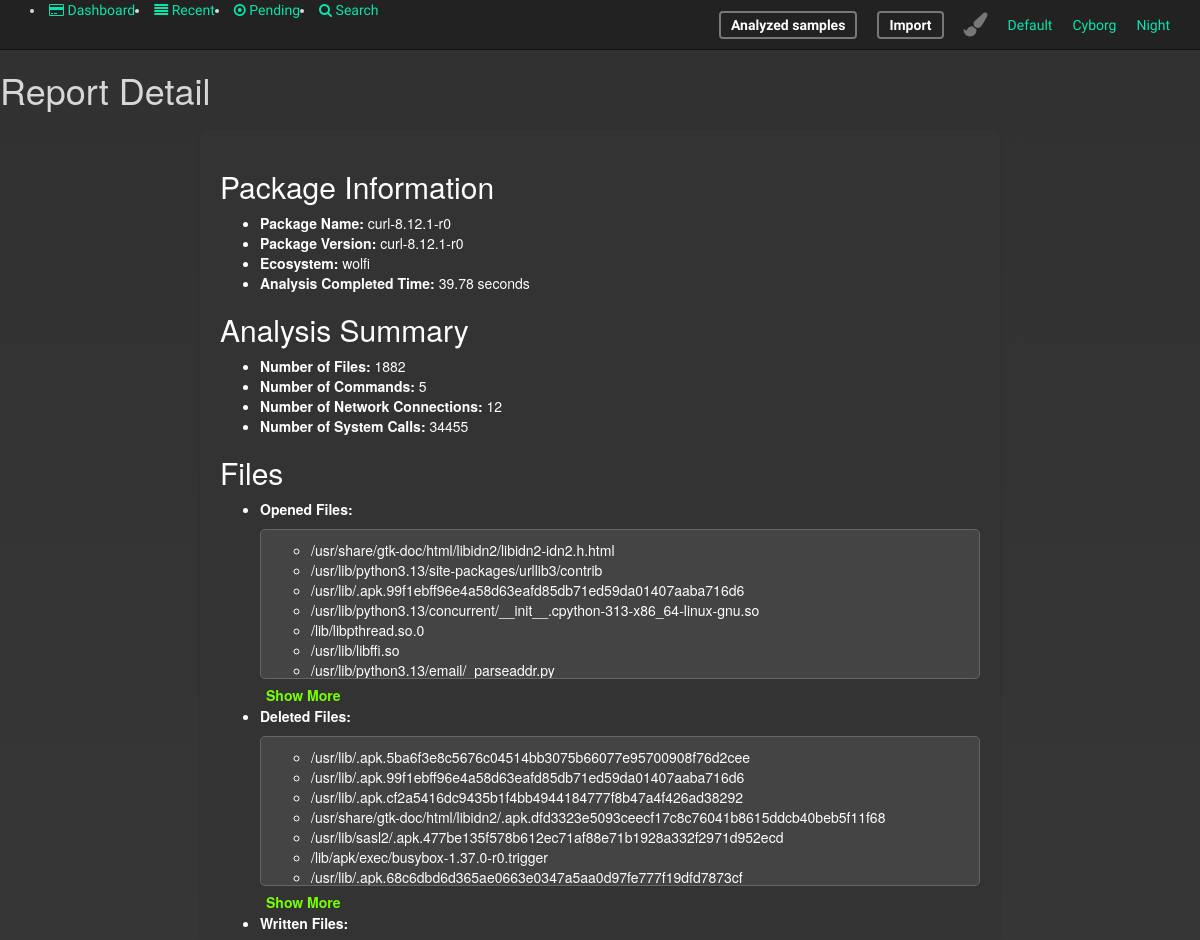
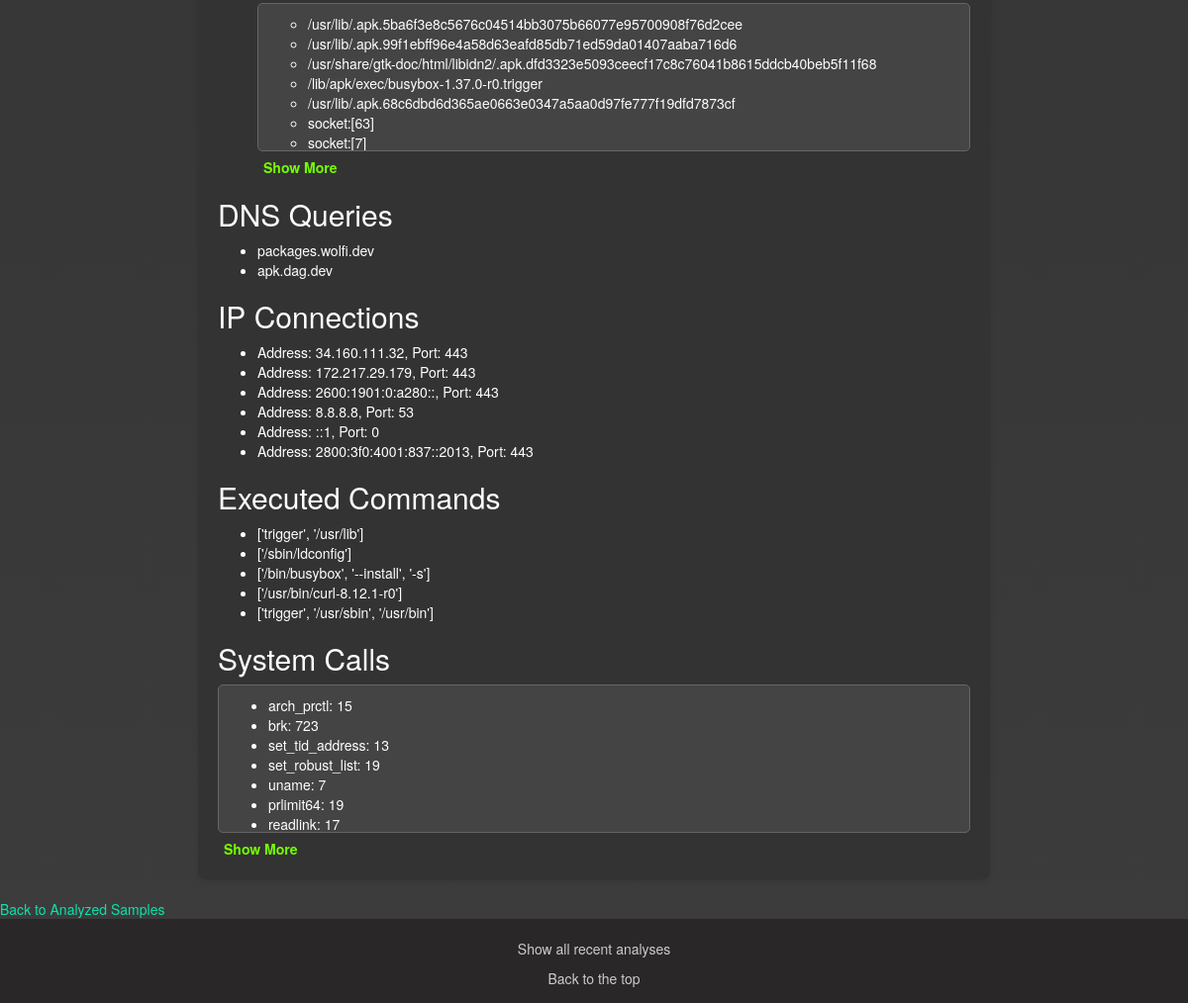
The page /package-analysis/report/44/ on the database its author committed (2 pictures, top to bottom).
### package_analysis/models.py (models this page shows, shortened)
class Report(models.Model):
    package = models.OneToOneField(Package, on_delete=models.CASCADE, related_name='report')
    time = models.FloatField()
    num_files = models.IntegerField()
    num_commands = models.IntegerField()
    num_network_connections = models.IntegerField()
    num_system_calls = models.IntegerField()
    files = models.JSONField(default=dict)  # Provide a default value
    dns = models.JSONField(default=list)  # Provide a default value
    ips = models.JSONField(default=list)  # Provide a default value
    commands = models.JSONField(default=list)  # Provide a default value
    syscalls = models.JSONField(default=list)  # Provide a default value

class Package(models.Model):
    package_name = models.CharField(max_length=20)
    package_version = models.CharField(max_length=20)
    ecosystem = models.CharField(max_length=20)

### package_analysis/views.py (the view)
# urls.py: path("report/<int:report_id>/", views.report_detail, name="report"),
def report_detail(request, report_id):
    report = Report.objects.get(pk=report_id)
    return render(request, 'package_analysis/report_detail.html', {'report': report})

### package_analysis/templates/package_analysis/report_detail.html (shortened to what this page needs)
{% extends "package_analysis/layout.html" %}
{% block body %}
<h1>Report Detail</h1>
<div class="report-details">
    <h2>Package Information</h2>
    <ul>
        <li><strong>Package Name:</strong> {{ report.package.package_name }}</li>
        <li><strong>Package Version:</strong> {{ report.package.package_version }}</li>
        <li><strong>Ecosystem:</strong> {{ report.package.ecosystem }}</li>
        <li><strong>Analysis Completed Time:</strong> {{ report.time|floatformat:2 }} seconds</li>
    </ul>
    <h2>Analysis Summary</h2>
    <ul>
        <li><strong>Number of Files:</strong> {{ report.num_files }}</li>
        <li><strong>Number of Commands:</strong> {{ report.num_commands }}</li>
        <li><strong>Number of Network Connections:</strong> {{ report.num_network_connections }}</li>
        <li><strong>Number of System Calls:</strong> {{ report.num_system_calls }}</li>
    </ul>
    <h2>Files</h2>
        <ul>
            <li><strong>Opened Files:</strong>
            <div class="collapsible">
                <ul>
                    {% for path in report.files.read %}
                    <li>{{ path }}</li>
                    {% endfor %}
                </ul>
            </div>
            <button class="toggle-btn">Show More</button>
            </li>
            <li><strong>Deleted Files:</strong>
            <div class="collapsible">
                <ul>
                    {% for path in report.files.delete %}
                    <li>{{ path }}</li>
                    {% endfor %}
                </ul>
            </div>
            <button class="toggle-btn">Show More</button>
            </li>
            <li><strong>Written Files:</strong>
            <div class="collapsible">
                <ul>
                    {% for path in report.files.write %}
                    <li>{{ path }}</li>
                    {% endfor %}
                </ul>
            </div>
            <button class="toggle-btn">Show More</button>
            </li>
        </ul>
    <h2>DNS Queries</h2>
    <ul>
        {% for hostname in report.dns %}
            <li>{{ hostname }}</li>
        {% empty %}
            <li>No DNS queries</li>
        {% endfor %}
    </ul>
    <h2>IP Connections</h2>
    <ul>
        {% for ip in report.ips %}
            <li>Address: {{ ip.Address }}, Port: {{ ip.Port }}</li>
        {% empty %}
            <li>No IP connections</li>
        {% endfor %}
    </ul>
    <h2>Executed Commands</h2>
    <ul>
        {% for command in report.commands %}
            <li>{{ command }}</li>
        {% empty %}
            <li>No commands executed</li>
        {% endfor %}
    </ul>
    <h2>System Calls</h2>
    <div class="collapsible">
        <ul>
            {% for syscall, count in report.syscalls %}
                <li>{{ syscall }}: {{ count }}</li>
            {% endfor %}
        </ul>
    </div>
    <button class="toggle-btn">Show More</button>
</div>
<a href="{% url 'analyzed_samples' %}">Back to Analyzed Samples</a>
{% endblock %}

### package_analysis/templates/package_analysis/report_detail.html (style rules this page uses)
.report-details { background-color: #fff; padding: 20px; margin: 20px auto; border-radius: 8px; box-shadow: 0 2px 4px rgba(0, 0, 0, 0.1); max-width: 800px; }
body.night .report-details { background-color: #333; color: #fff; }
.collapsible { background-color: #f9f9f9; border: 1px solid #ddd; padding: 10px; margin-top: 10px; border-radius: 5px; transition: max-height 0.3s ease-in-out, padding 0.3s ease-in-out; overflow: hidden; max-height: 150px; position: relative; }
body.night .collapsible { background-color: #444; border-color: #666; }
.toggle-btn { background: none; border: none; color: #007bff; cursor: pointer; font-weight: bold; margin-top: 5px; display: block; text-align: left; }
body.night .toggle-btn { color: #76ff03; }

### rows shown on the page
Report: package.package_name "curl-8.12.1-r0", package.package_version "curl-8.12.1-r0", package.ecosystem "wolfi", time "39.78", num_files "1882", num_commands "5", num_network_connections "12", num_system_calls "34455"

### other values the page prints
{{ path }} "/usr/share/gtk-doc/html/libidn2/libidn2-idn2.h.html" "/usr/lib/python3.13/site-packages/urllib3/contrib" "/usr/lib/.apk.99f1ebff96e4a58d63eafd85db71ed59da01407aaba716d6" "/usr/lib/python3.13/concurrent/__init__.cpython-313-x86_64-linux-gnu.so" "/lib/libpthread.so.0" "/usr/lib/libffi.so" "/usr/lib/python3.13/email/_parseaddr.py"
{{ path }} "/usr/lib/.apk.5ba6f3e8c5676c04514bb3075b66077e95700908f76d2cee" "/usr/lib/.apk.99f1ebff96e4a58d63eafd85db71ed59da01407aaba716d6" "/usr/lib/.apk.cf2a5416dc9435b1f4bb4944184777f8b47a4f426ad38292" "/usr/share/gtk-doc/html/libidn2/.apk.dfd3323e5093ceecf17c8c76041b8615ddcb40beb5f11f68" "/usr/lib/sasl2/.apk.477be135f578b612ec71af88e71b1928a332f2971d952ecd" "/lib/apk/exec/busybox-1.37.0-r0.trigger" "/usr/lib/.apk.68c6dbd6d365ae0663e0347a5aa0d97fe777f19dfd7873cf"
{{ path }} "/usr/lib/.apk.5ba6f3e8c5676c04514bb3075b66077e95700908f76d2cee" "/usr/lib/.apk.99f1ebff96e4a58d63eafd85db71ed59da01407aaba716d6" "/usr/share/gtk-doc/html/libidn2/.apk.dfd3323e5093ceecf17c8c76041b8615ddcb40beb5f11f68" "/lib/apk/exec/busybox-1.37.0-r0.trigger" "/usr/lib/.apk.68c6dbd6d365ae0663e0347a5aa0d97fe777f19dfd7873cf" "socket:[63]" "socket:[7]"
{{ hostname }} "packages.wolfi.dev" "apk.dag.dev"
{{ ip.Address }} "34.160.111.32" "172.217.29.179" "2600:1901:0:a280::" "8.8.8.8" "::1" "2800:3f0:4001:837::2013"
{{ ip.Port }} "443" "443" "443" "53" "0" "443"
{{ command }} "['trigger', '/usr/lib']" "['/sbin/ldconfig']" "['/bin/busybox', '--install', '-s']" "['/usr/bin/curl-8.12.1-r0']" "['trigger', '/usr/sbin', '/usr/bin']"
{{ syscall }} "arch_prctl" "brk" "set_tid_address" "set_robust_list" "uname" "prlimit64" "readlink"
{{ count }} "15" "723" "13" "19" "7" "19" "17"
